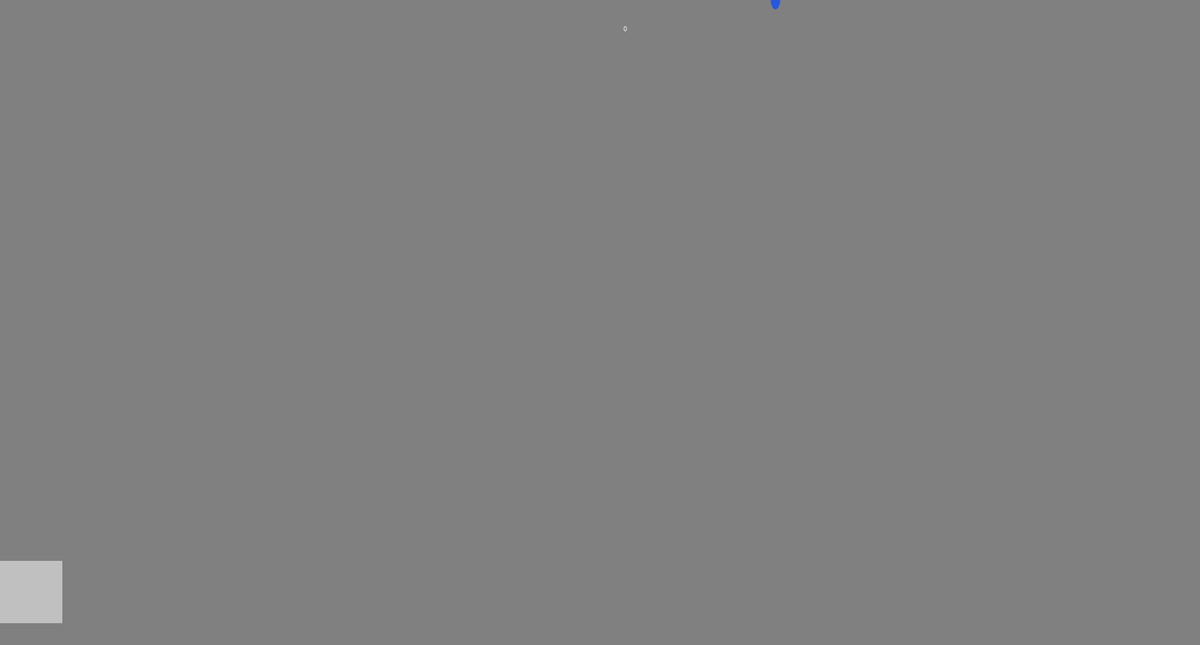
Frame 1 (no input)
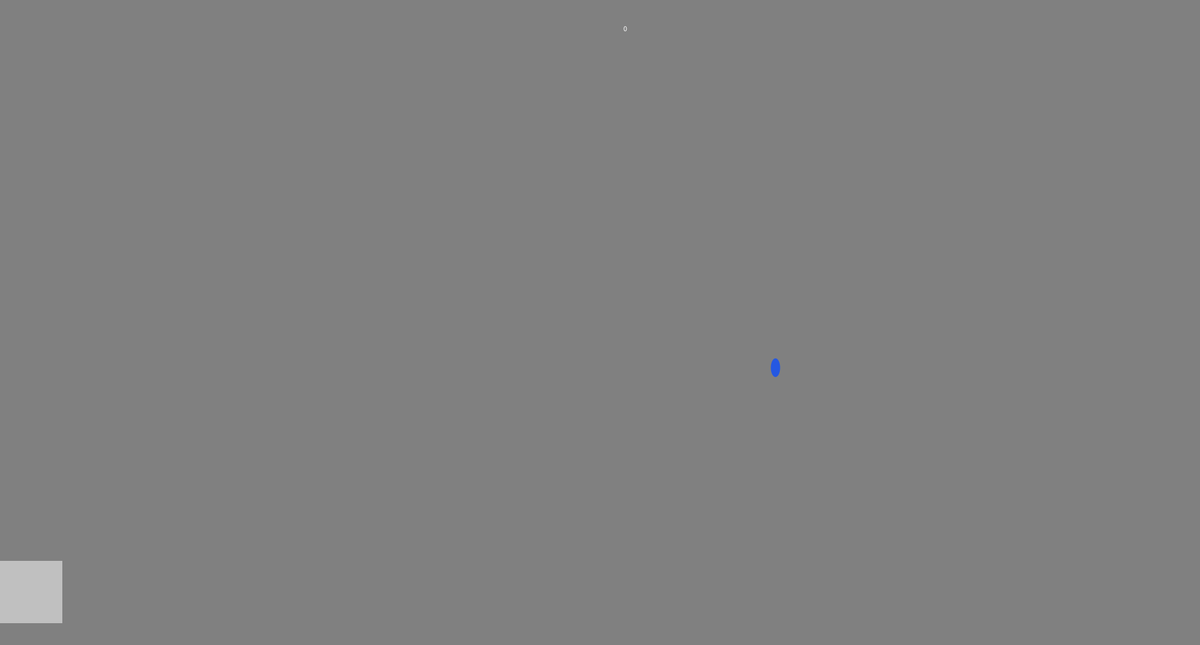
Frame 60 (the mouse pressed at the canvas centre just before this capture)
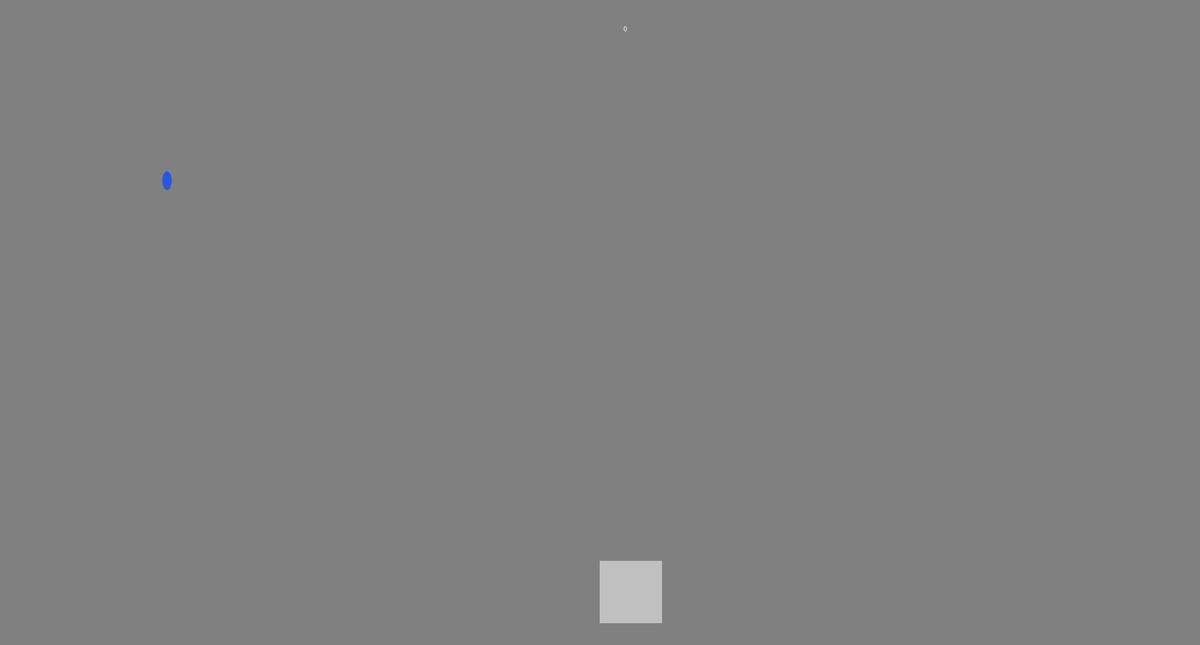
Frame 120 (the mouse held since frame 60 and released just before this capture)

The Processing sketch that drew these frames (run headless with seeded random() and noise(); from frame 60 on, the mouse is pressed at the canvas centre):

// Processing sketch: The_rain_game
// ── The_rain_game.pde
int fall=0;
int move=(int)random(1925);
int score=0;
void draw(){
  if(fall>=900){
    checkCatch(move);
  fall=0;
  move=(int)random(1035);
  }
   background(128, 128, 128);
      noStroke();
   fill(37, 88, 225);
   ellipse(move, fall, 15, 30);
   fall=fall+10;
   fill(192, 192, 192);
   rect(mouseX, 900, 100, 100); {
   }
   fill(255, 255, 255);
text(score, 1000, 50);
}
void checkCatch(int x){
if (x > mouseX && x < mouseX+100)
      score++;
   else if (score > 0)
     score--;
}

void setup(){
    size(1925, 1035);
}
